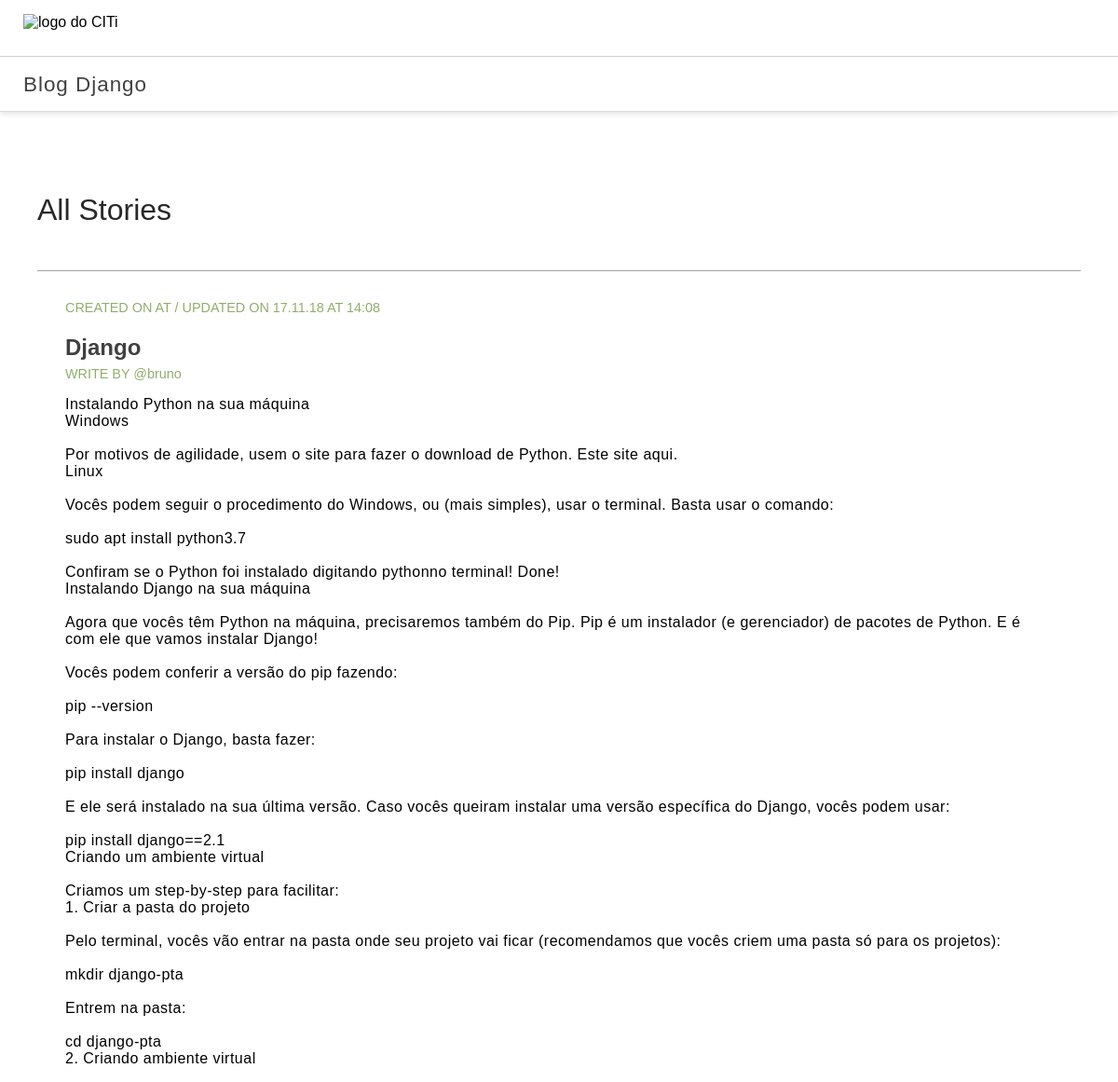
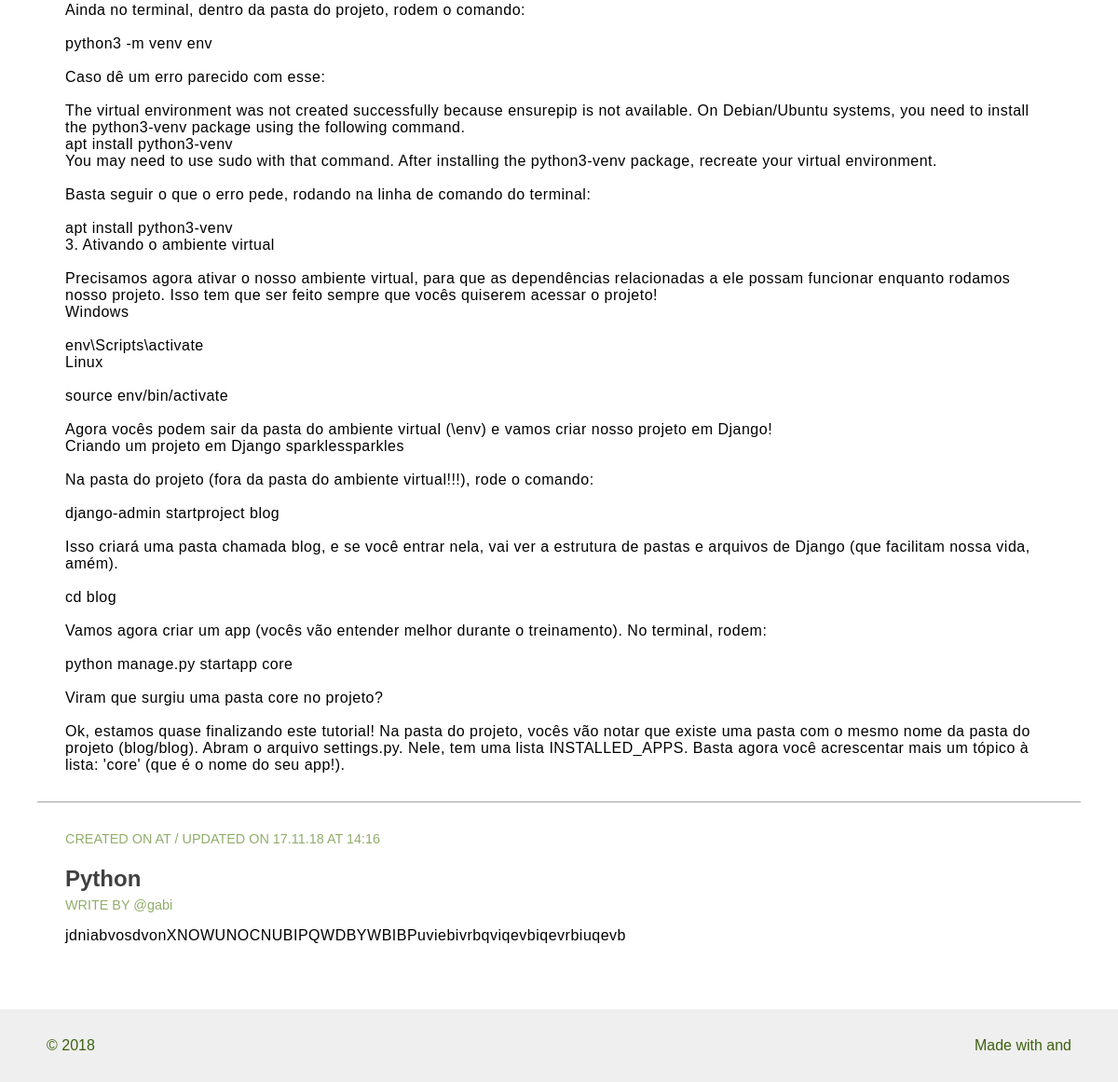
The page / on the database its author committed (2 pictures, top to bottom).
### blog/models.py (models this page shows, shortened)
class Post(models.Model):
	author = models.ForeignKey('auth.User', on_delete=models.CASCADE)
	title = models.CharField(max_length=100)
	text = models.TextField()
	create_date = models.DateTimeField(auto_now_add=True)
	updated_date = models.DateTimeField(auto_now=True)
	class Meta:
		verbose_name = 'Publicação'
		verbose_name_plural = 'Publicações'

### blog/views.py (the view)
# urls.py: path('', HomeView.as_view(), name='home'),
class HomeView(TemplateView):
	template_name = "home.html"
	def get_context_data(self, **kwargs):
		context = super().get_context_data(**kwargs)
		context["posts"] = Post.objects.all().order_by('create_date')
		return context

### blog/templates/home.html
{%extends 'base.html'%}
{%block content%}
    <section class="posts">
        <h2 class="posts__title_all-stories">All Stories</h2>
            {% for post in posts %}
                <div class="post__card">
                    <span class="post__date">
                        CREATED ON {{post.created_date | date:'d.m.y' }} AT {{post.created_date | time:'H:i'}} / UPDATED ON {{post.updated_date | date:'d.m.y' }} AT {{post.updated_date | time:'H:i'}}
                    </span>
                    <h1 class="post__title">{{ post.title }}</h1>
                    <span class="post__author">
                            WRITE BY @{{ post.author }}
                        </span>
                    <div class="post__text">{{ post.text }}</div>
                </div>
            {% endfor %}
    </section>
{%endblock%}

### blog/templates/base.html (shortened to what this page needs)
{% load static %}
<!DOCTYPE html>
<html>
<head>
    <link rel='stylesheet' href='{% static 'css/style.css' %}'/>
</head>
<body>
    <section class="header">
        <div class="header__logo">
            <img class="header__img" src="https://cin.ufpe.br/~pet/wiki/images/thumb/8/86/Logociti.png/300px-Logociti.png" alt="logo do CITi">
        </div>
        <span class="header__title">Blog Django</span>
    </section>
    {%block content%}
    {%endblock%}
    <footer class="footer">
        <span>&copy; 2018</span>
        <span>
            Made with  and
        </span>
    </footer>
</body>
</html>

### blog/static/css/style.css (style rules this page uses)
html { font-size: 16px; }
body { margin: 0; font-family: 'Source Sans Pro', sans-serif; }
.header { width: 100%; height: 120px; box-shadow: 0 2px 6px 0 rgba(0,0,0,.12), inset 0 -1px 0 0 #dadce0; }
.header__logo, .header__title { display: flex; align-items: center; height: 50%; }
.header__logo { width: 100%; border-bottom: 1px solid lightgray; }
.header__img { height: 30px; margin-left: 25px; }
.header__title { margin: 0; margin-left: 25px; font-size: 1.4rem; letter-spacing: 1px; color: #404040; }
.posts { width: 100%; padding: 40px; box-sizing: border-box; }
.posts__title_all-stories { padding: 20px 0; box-sizing: border-box; font-size: 2rem; font-weight: 400; color: #292828; }
.post__card { padding: 30px 30px; border-top: 1px solid #a3a3a3; }
.post__title { margin-bottom: 5px; color: #404040; }
.post__author, .post__date { font-size: 0.9rem; color: #91ad6b; }
.post__text { margin-top: 15px; white-space: pre-line; font-weight: 300; letter-spacing: 0.5px; }
.footer { display: flex; justify-content: space-between; align-items: center; padding: 30px 50px; box-sizing: border-box; background-color: #efefef; color: #3e6110; }

### rows shown on the page
Post: updated_date "17.11.18", updated_date "14:08", title "Django", author "bruno", text "Instalando Python na sua máquina Windows Por motivos de agilidade, usem o site para fazer o download de Python. Este site aqui. Linux Vocês podem seguir o procedimento do Windows, ou (mais simples), usar o terminal. Basta usar o comando: sudo apt install python3.7 Confiram se o Python foi instalado digitando pythonno terminal! Done! Instalando Django na sua máquina Agora que vocês têm Python na máquina, precisaremos também do Pip. Pip é um instalador (e gerenciador) de pacotes de Python. E é com ele que vamos instalar Django! Vocês podem conferir a versão do pip fazendo: pip --version Para instalar o Django, basta fazer: pip install django E ele será instalado na sua última versão. Caso…"
Post: updated_date "17.11.18", updated_date "14:16", title "Python", author "gabi", text "jdniabvosdvonXNOWUNOCNUBIPQWDBYWBIBPuviebivrbqviqevbiqevrbiuqevb"
